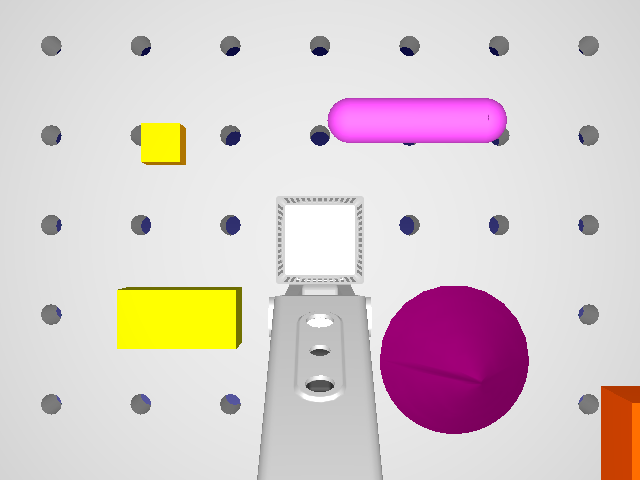
#> input picture Machine_vision_as_1/colourimage/Camera Frame -Snapshot.png, 640 x 480 px
$ python task-b2.py
#> lines starting #> are read from the running program, lines starting #| are printed output that depends on the picture
import cv2
from datetime import date

# -------------------------------------------------
# Load RoboDK snapshot
# -------------------------------------------------
img = cv2.imread("colourimage/Camera Frame -Snapshot.png")
#> img is the input picture: shape (480, 640, 3); mean B, G, R 206.1, 204.4, 217.8


if img is None:
    raise FileNotFoundError("Image not found. Check filename.")

h, w, c = img.shape
#> h = 480; w = 640; c = 3
print("Image shape:", h, w, c)
#| Image shape: 480 640 3

# -------------------------------------------------
# Add name and date
# -------------------------------------------------
title = f"Sabiha binte Nizam - {date.today()}"
cv2.putText(
    img,
    title,
    (20, 40),
    cv2.FONT_HERSHEY_SIMPLEX,
    1,
    (0, 0, 0),
    2
)

# -------------------------------------------------
# Object 1: Cube (small yellow)
# -------------------------------------------------
cube_top_left = (140, 124)
cube_bottom_right = (187, 167)

cv2.rectangle(img, cube_top_left, cube_bottom_right, (0, 255, 255), 3)
cv2.putText(
    img,
    "Cube 1",
    (cube_top_left[0], cube_bottom_right[1] + 25),
    cv2.FONT_HERSHEY_SIMPLEX,
    0.6,
    (0, 0, 0),
    2
)

# -------------------------------------------------
# Object 2: Box (big yellow)
# -------------------------------------------------
box_top_left = (120, 287)
box_bottom_right = (244, 347)

cv2.rectangle(img, box_top_left, box_bottom_right, (0, 255, 0), 3)
cv2.putText(
    img,
    "Box 1",
    (box_top_left[0], box_bottom_right[1] + 25),
    cv2.FONT_HERSHEY_SIMPLEX,
    0.6,
    (0, 0, 0),
    2
)

# ------------------------------
# Object: Cylinder 1 (Rectangle)
# ------------------------------

# Coordinates taken from clicking the image
# Adjust slightly if needed
cyl_top_left = (328, 97)
cyl_bottom_right = (507, 146)

# Draw rectangle
cv2.rectangle(img, cyl_top_left, cyl_bottom_right, (255, 0, 255), 3)

# Label
cv2.putText(
    img,
    "Cylinder 1",
    (cyl_top_left[0] + 20, cyl_bottom_right[1] + 25),
    cv2.FONT_HERSHEY_SIMPLEX,
    0.6,
    (0, 0, 0),
    2
)

# -------------------------------------------------
# Object 4: Sphere (purple)
# -------------------------------------------------
sphere_center = (455, 360)
sphere_radius = 80

cv2.circle(img, sphere_center, sphere_radius, (255, 0, 255), 3)
cv2.putText(
    img,
    "Sphere 1",
    (sphere_center[0] - 50, sphere_center[1] + 85),
    cv2.FONT_HERSHEY_SIMPLEX,
    0.6,
    (0, 0, 0),
    2
)
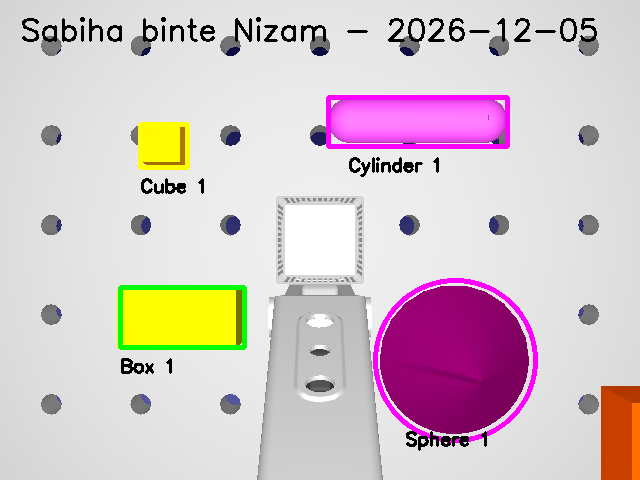
#> img: shape (480, 640, 3); mean B, G, R 201.6, 197.5, 213

# -------------------------------------------------
# Save & show result
# -------------------------------------------------
cv2.imwrite("task-b2-result.png", img)

cv2.imshow("Task B Result", img)
cv2.waitKey(0)
cv2.destroyAllWindows()
